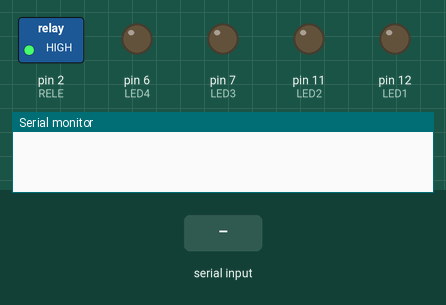
This sketch was run on a simulated Arduino Uno, built with avr-gcc and run on an emulated ATmega328P. On the bench: switched loads named in the sketch (green lamp = pin HIGH), output pins drawn as LEDs (lit = HIGH), the last lines printed to the serial monitor. Inputs (shaded band) come from the test bench.

Above: at 1.2 s.
1.3 s: "1" received over Serial
At 2.6 s:
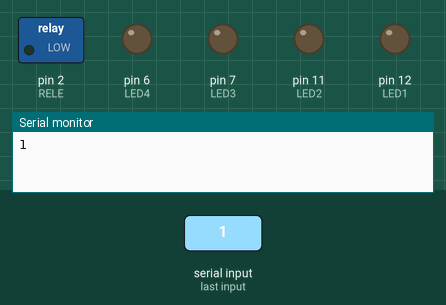
3.8 s: "0" received over Serial
At 5.6 s:
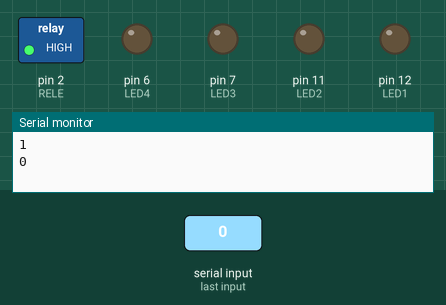
Timing chart, 0 to 7.1 s (numbered marks = the images above; inputs shaded):
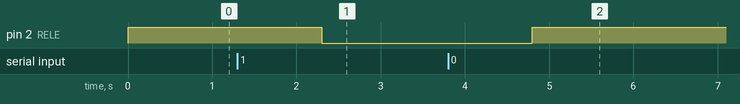

Measured:
- after the input at 1.3 s, pin 2 (RELE): HIGH → LOW after 1.0 s
- after the input at 3.8 s, pin 2 (RELE): LOW → HIGH after 1.0 s

The sketch:

llums-interior.ino
```cpp
#include <NewPing.h>

#define TRIG1  3
#define ECHO1  4
#define TRIG2  9
#define ECHO2  8

#define LED1 12
#define LED2 11
#define LED3 7
#define LED4 6
#define RELE 2

#define MAX_DISTANCE1 200
#define MAX_DISTANCE2 200

NewPing sonar1(TRIG1, ECHO1, MAX_DISTANCE1);
NewPing sonar2(TRIG2, ECHO2, MAX_DISTANCE2);

long cm1, cm2;                                     // Distancies
int count = 0, last = 0;         // Num people, Last sonar
unsigned long lasttime = 0, time, previous = 0;    // Lasttime count, previous interval
const long interval = 200;    // Interval sonar (milliseconds)

boolean change;

void autom() {
  time = millis();
  if ((time -lasttime) >= 2000) last = 0;

  //if (time - previous >= interval)
  //{
    //previous = time;
    delay(50);

    /*pinMode(TRIG1, OUTPUT);
    digitalWrite(TRIG1, LOW);
    delayMicroseconds(2);
    digitalWrite(TRIG1, HIGH);
    delayMicroseconds(5);
    digitalWrite(TRIG1, LOW);
    pinMode(ECHO1,INPUT);*/


    cm1 = sonar1.ping_cm();
    pinMode(ECHO1,OUTPUT);
    digitalWrite(ECHO1,LOW);
    pinMode(ECHO1,INPUT);

    //delay (50);


    /*pinMode(TRIG2, OUTPUT);
    digitalWrite(TRIG2, LOW);
    delayMicroseconds(2);
    digitalWrite(TRIG2, HIGH);
    delayMicroseconds(5);
    digitalWrite(TRIG2, LOW);
    pinMode(ECHO2,INPUT);*/


    cm2 = sonar2.ping_cm();
    pinMode(ECHO2,OUTPUT);
    digitalWrite(ECHO2,LOW);
    pinMode(ECHO2,INPUT);

    //delay (50);
    Serial.print("1: ");    Serial.println(cm1);
    Serial.print("2: ");    Serial.println(cm2);

    change = 0;

   if(cm1 < 60 && cm1 > 0 && (cm2 > 60 || cm2 == 0))
   {
     lasttime = millis();
     if(last == 0) last = 1;
     else if(last == 2)
     {
       count--;
       if(count < 0) count = 0;
       last = 0;
       change = 1;
       //delay(200);
     }
   }

   else if(cm2 < 60 && cm2 !=0 && (cm1 > 60 || cm1 == 0))
   {
     lasttime = millis();
     if(last == 0) last = 2;
     else if(last == 1)
     {
       count++;
       last = 0;
       change = 1;
       //delay(200);
     }
   }
 // }

  digitalWrite(LED1, count%2);          //01 01 01
  digitalWrite(LED2, (count/2)%2);      //0011 0011
  digitalWrite(LED3, (count/4)%2);      //00001111
  digitalWrite(LED4, (count/8)%2);      //0000000011111111

  if(change) delay(200);
  if(count > 0) digitalWrite(RELE, LOW);
  else digitalWrite(RELE, HIGH);


  //digitalWrite(LED, ledState);
}

void setup() {
  Serial.begin(9600);

  pinMode(LED1, OUTPUT);           // LED OUTPUT
  pinMode(LED2, OUTPUT);           // LED OUTPUT
  pinMode(LED3, OUTPUT);           // LED OUTPUT
  pinMode(LED4, OUTPUT);           // LED OUTPUT
  pinMode(RELE, OUTPUT);           // LED OUTPUT

  pinMode(TRIG1, OUTPUT);         // ping sensor trigger OUTPUT
  pinMode(ECHO1, INPUT);          // ping sensor echo INPUT
  pinMode(TRIG2, OUTPUT);         // ping sensor2 trigger OUTPUT
  pinMode(ECHO2, INPUT);          // ping sensor2 echo INPUT
  digitalWrite(RELE, HIGH);
}

String activada = "0";

void loop() {
  if (activada == "0") digitalWrite(RELE, HIGH);
  else if (activada == "1") digitalWrite(RELE, LOW);
  else autom();

  if(Serial.available() > 0) {
    activada = Serial.readString();
    Serial.println(activada);
  }
}
```
